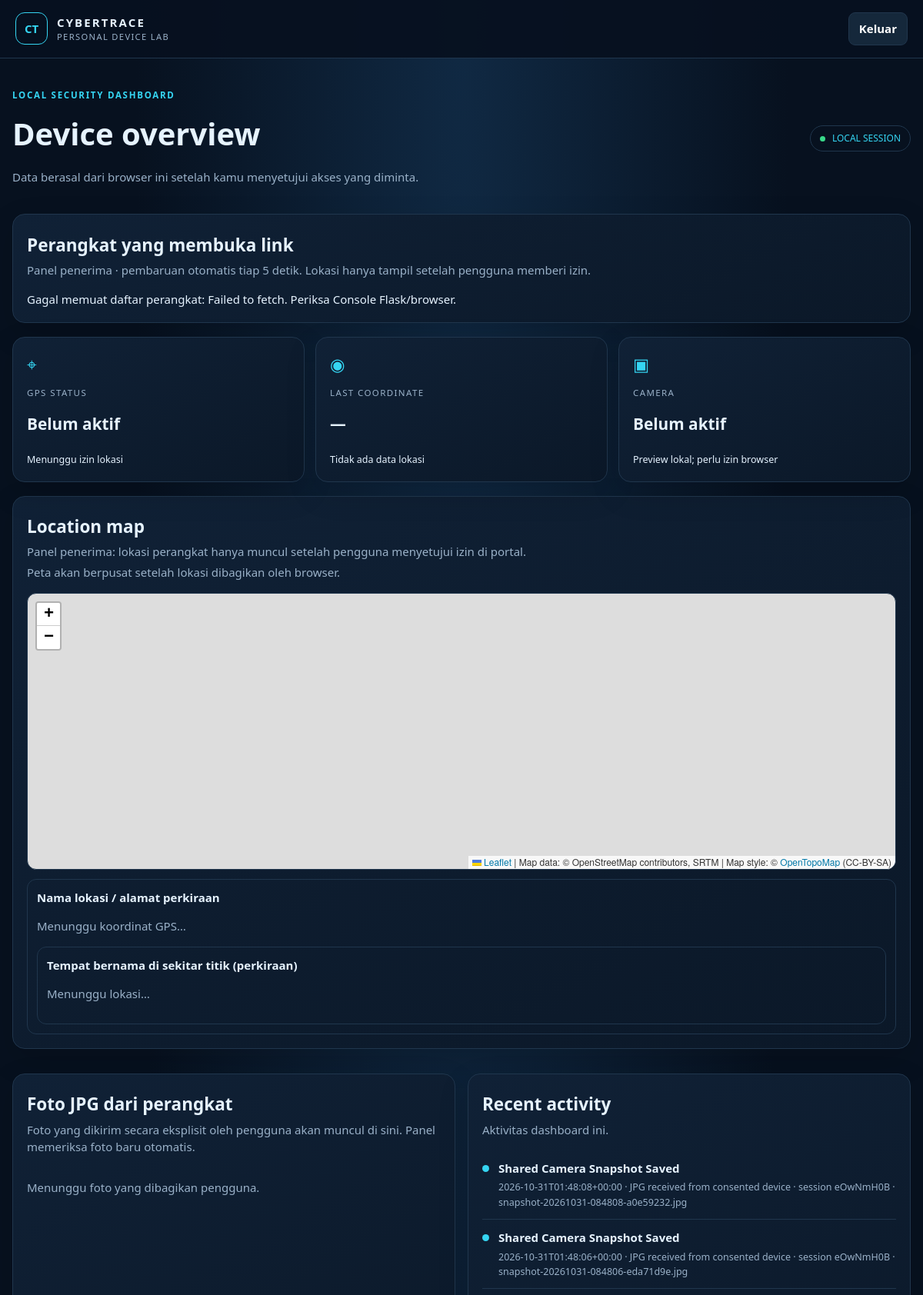
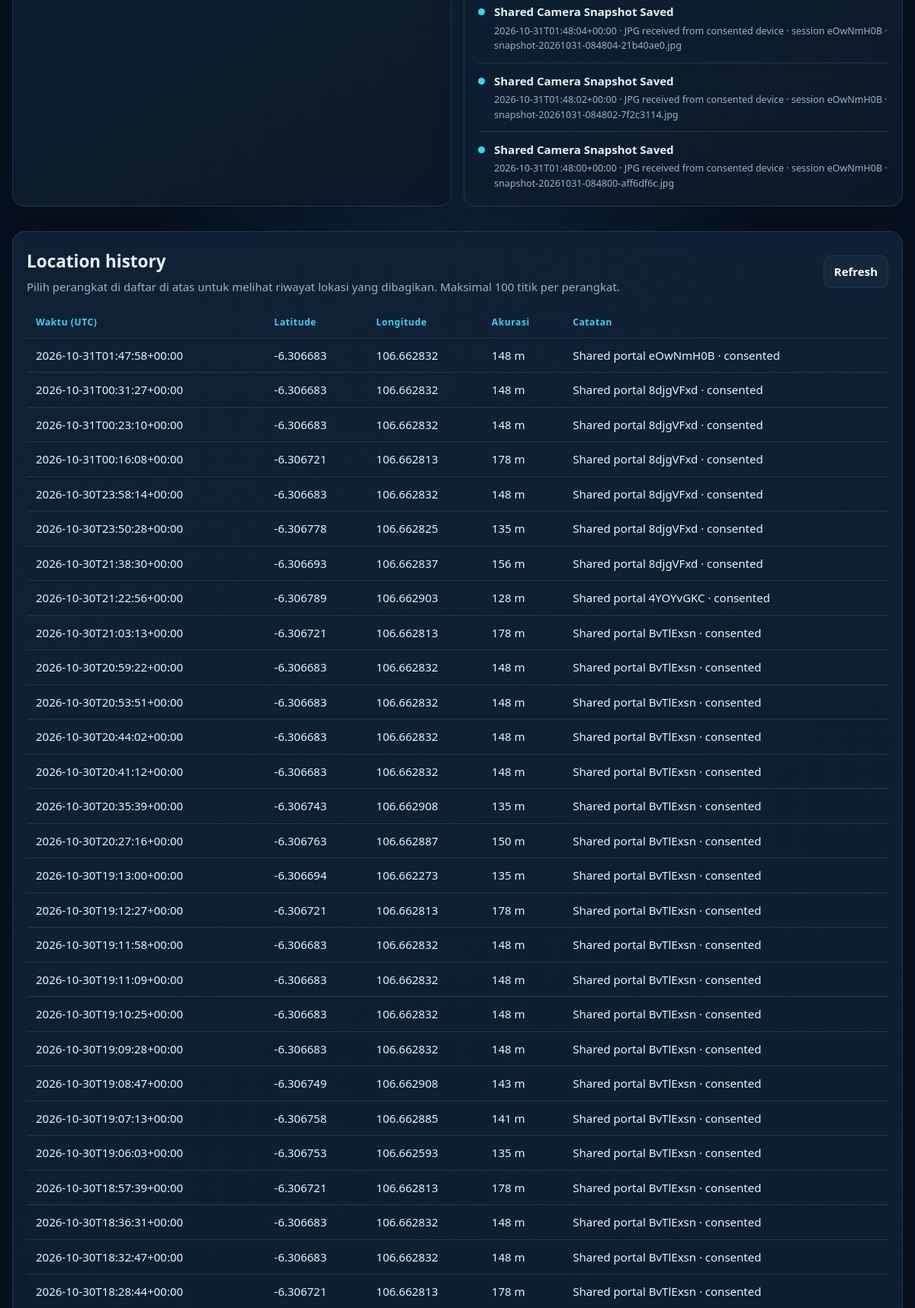
/admin (signed in, upper part), run on the app's committed database (2 pictures, top to bottom).
### tables this page shows
CREATE TABLE events (
            id INTEGER PRIMARY KEY AUTOINCREMENT,
            created_at TEXT NOT NULL,
            event_type TEXT NOT NULL,
            detail TEXT
        );

CREATE TABLE locations (
            id INTEGER PRIMARY KEY AUTOINCREMENT,
            created_at TEXT NOT NULL,
            latitude REAL NOT NULL,
            longitude REAL NOT NULL,
            accuracy REAL,
            note TEXT
        , share_id TEXT);

### app.py (the view)
@app.route("/admin")
@login_required
def index():
    with db() as con:
        latest = con.execute("SELECT * FROM locations ORDER BY id DESC LIMIT 1").fetchone()
        locations = con.execute("SELECT * FROM locations ORDER BY id DESC LIMIT 100").fetchall()
        events = con.execute("SELECT * FROM events ORDER BY id DESC LIMIT 20").fetchall()
    return render_template("index.html", latest=latest, locations=locations, events=events,
                           csrf=session.get("csrf", ""))

### app.py (called while the page is built)
def db():
    con = sqlite3.connect(DB_PATH)
    con.row_factory = sqlite3.Row
    return con

def login_required(fn):
    @wraps(fn)
    def wrapper(*args, **kwargs):
        if not session.get("authenticated"):
            return redirect(url_for("login"))
        return fn(*args, **kwargs)
    return wrapper

@app.after_request
def security_headers(response):
    response.headers["X-Content-Type-Options"] = "nosniff"
    response.headers["X-Frame-Options"] = "DENY"
    response.headers["Referrer-Policy"] = "no-referrer"
    response.headers["Permissions-Policy"] = "geolocation=(self), camera=(self), microphone=()"
    response.headers["Cache-Control"] = "no-store"
    return response

### templates/index.html (shortened to what this page needs)
<!doctype html>
<html lang="id"><head><meta charset="utf-8"><meta name="viewport" content="width=device-width,initial-scale=1">
<link rel="stylesheet" href="{{ url_for('static', filename='style.css') }}">
<link rel="stylesheet" href="https://unpkg.com/leaflet@1.9.4/dist/leaflet.css">
</head><body>
<header class="topbar"><div class="brand"><span class="brand-mark small-mark">CT</span><div><strong>CYBERTRACE</strong><small>PERSONAL DEVICE LAB</small></div></div><form method="post" action="{{ url_for('logout') }}"><input type="hidden" name="csrf" value="{{ csrf }}"><button class="secondary" type="submit">Keluar</button></form></header>
<main class="container">
<section class="welcome"><div><p class="eyebrow">LOCAL SECURITY DASHBOARD</p><h1>Device overview</h1><p class="muted">Data berasal dari browser ini setelah kamu menyetujui akses yang diminta.</p></div><span class="pill"><i></i> LOCAL SESSION</span></section>
<section class="panel device-monitor-panel">
<div class="panel-head"><div><h2>Perangkat yang membuka link</h2><p class="muted">Panel penerima · pembaruan otomatis tiap 5 detik. Lokasi hanya tampil setelah pengguna memberi izin.</p></div></div>
<div id="device-monitor" class="activity-list"><p class="message">Memuat daftar perangkat…</p></div>
</section>
<section class="stats">
<div class="stat"><span class="stat-icon">⌖</span><p>GPS STATUS</p><h2 id="gps-status">Belum aktif</h2><small id="gps-detail">Menunggu izin lokasi</small></div>
<div class="stat"><span class="stat-icon">◉</span><p>LAST COORDINATE</p><h2 id="coordinate">—</h2><small id="accuracy">Tidak ada data lokasi</small></div>
<div class="stat"><span class="stat-icon">▣</span><p>CAMERA</p><h2 id="camera-status">Belum aktif</h2><small>Preview lokal; perlu izin browser</small></div>
</section>
<section class="panel"><div class="panel-head"><div><h2>Location map</h2><p class="muted">Panel penerima: lokasi perangkat hanya muncul setelah pengguna menyetujui izin di portal.</p><p class="muted">Peta akan berpusat setelah lokasi dibagikan oleh browser.</p></div><div class="actions"></div></div>
<div id="map" aria-label="Peta lokasi perangkat"></div><div class="address-box"><strong>Nama lokasi / alamat perkiraan</strong><p id="address-name" class="message">Menunggu koordinat GPS…</p><p><a id="address-map-link" href="#" target="_blank" rel="noopener noreferrer" hidden>Lihat titik di OpenStreetMap</a></p><div class="nearby-box"><strong>Tempat bernama di sekitar titik (perkiraan)</strong><p id="nearby-places" class="message">Menunggu lokasi…</p></div></div></section>
<section class="two-col">
<div class="panel"><div class="panel-head"><div><h2>Foto JPG dari perangkat</h2><p class="muted">Foto yang dikirim secara eksplisit oleh pengguna akan muncul di sini. Panel memeriksa foto baru otomatis.</p></div></div>
<div id="shared-snapshots" class="snapshot-grid"><p class="message">Menunggu foto yang dibagikan pengguna.</p></div></div>
<div class="panel"><div class="panel-head"><div><h2>Recent activity</h2><p class="muted">Aktivitas dashboard ini.</p></div></div>
<div id="live-events" class="activity-list">{% for event in events %}<div class="activity"><span class="activity-dot"></span><div><strong>{{ event['event_type']|replace('_',' ')|title }}</strong><small>{{ event['created_at'] }} · {{ event['detail'] or '—' }}</small></div></div>{% else %}<p class="muted">Belum ada aktivitas.</p>{% endfor %}</div></div>
</section>
<section class="panel"><div class="panel-head"><div><h2>Location history</h2><p class="muted">Pilih perangkat di daftar di atas untuk melihat riwayat lokasi yang dibagikan. Maksimal 100 titik per perangkat.</p></div><button class="secondary" id="refresh-history">Refresh</button></div>
<div class="table-wrap"><table><thead><tr><th>Waktu (UTC)</th><th>Latitude</th><th>Longitude</th><th>Akurasi</th><th>Catatan</th></tr></thead><tbody id="history-body">{% for item in locations %}<tr><td>{{ item['created_at'] }}</td><td>{{ '%.6f'|format(item['latitude']) }}</td><td>{{ '%.6f'|format(item['longitude']) }}</td><td>{{ '%.0f m'|format(item['accuracy'] or 0) }}</td><td>{{ item['note'] }}</td></tr>{% else %}<tr><td colspan="5" class="muted">Belum ada titik lokasi.</td></tr>{% endfor %}</tbody></table></div></section>
</main>
<script src="{{ url_for('static', filename='app.js') }}"></script></body></html>

### static/style.css (style rules this page uses)
:root { color-scheme:dark;--bg:#07111f;--panel:#0d1b2c;--line:#20364d;--text:#e6f3ff;--muted:#9ab1c8;--cyan:#35d5f2;--blue:#1479a8 }
* { box-sizing:border-box }
body { margin:0;background:radial-gradient(ellipse at top,#102943 0,#07111f 50%);color:var(--text);font:15px/1.5 system-ui,-apple-system,Segoe UI,sans-serif }
.topbar { display:flex;align-items:center;justify-content:space-between;padding:16px max(20px,calc((100% - 1280px)/2));border-bottom:1px solid var(--line);background:#07111feF;position:sticky;top:0;z-index:10 }
.brand { display:flex;align-items:center;gap:12px }
.brand strong { letter-spacing:.14em }
.brand small { display:block;color:var(--muted);font-size:.7rem;letter-spacing:.12em }
.brand-mark { display:grid;place-items:center;width:42px;height:42px;border:1px solid var(--cyan);border-radius:12px;color:var(--cyan);font-weight:800 }
.container { width:min(1280px,calc(100% - 32px));margin:28px auto }
.welcome { display:flex;align-items:center;justify-content:space-between;gap:20px;margin-bottom:22px }
.welcome h1 { margin:.2em 0;font-size:clamp(1.7rem,4vw,2.5rem) }
.eyebrow { color:var(--cyan);font-size:.72rem;letter-spacing:.15em;font-weight:700 }
.muted,.message { color:var(--muted) }
.pill { border:1px solid var(--line);border-radius:99px;padding:7px 12px;color:var(--cyan);font-size:.75rem;white-space:nowrap }
.pill i { display:inline-block;width:7px;height:7px;border-radius:50%;background:#39d98a;margin-right:6px }
.stats { display:grid;grid-template-columns:repeat(3,minmax(0,1fr));gap:14px;margin:18px 0 }
.stat,.panel { background:linear-gradient(150deg,#102136,#0b1828);border:1px solid var(--line);border-radius:16px;padding:18px;box-shadow:0 14px 40px #0002 }
.stat p { color:var(--muted);font-size:.72rem;letter-spacing:.12em }
.stat h2 { font-size:1.3rem;overflow-wrap:anywhere }
.stat-icon { color:var(--cyan);font-size:1.4rem }
.panel { margin:16px 0 }
.panel-head { display:flex;align-items:center;justify-content:space-between;gap:14px;margin-bottom:12px }
.panel h2 { margin:.2em 0 }
.panel-head p { margin:.25em 0 }
.two-col { display:grid;grid-template-columns:1fr 1fr;gap:16px }
.two-col .panel { min-width:0 }
#map { height:360px;border:1px solid var(--line);border-radius:12px;overflow:hidden }
.address-box,.nearby-box { margin-top:12px;padding:12px;border:1px solid var(--line);border-radius:12px }
.snapshot-grid { display:grid;grid-template-columns:repeat(auto-fit,minmax(150px,1fr));gap:12px }
.activity-list { max-height:440px;overflow:auto }
.activity { display:flex;gap:12px;align-items:flex-start;padding:12px 0;border-bottom:1px solid var(--line) }
.activity strong { display:block;margin-bottom:4px }
.activity small { display:block;line-height:1.55;overflow-wrap:anywhere;color:var(--muted) }
.activity-dot { flex:0 0 9px;width:9px;height:9px;border-radius:50%;background:var(--cyan);margin-top:7px }
.table-wrap { overflow:auto }
table { width:100%;border-collapse:collapse;white-space:nowrap }
th,td { text-align:left;padding:11px 12px;border-bottom:1px solid var(--line) }
th { color:var(--cyan);font-size:.75rem;letter-spacing:.05em }
button { border:1px solid var(--cyan);border-radius:9px;padding:9px 13px;background:#105674;color:white;font:inherit;font-weight:650;cursor:pointer }
.secondary { background:#15283b;border-color:var(--line) }

### templates/index.html (style rules this page uses)
.device-monitor-panel { margin-bottom: 18px; }
.snapshot-grid { display:grid;grid-template-columns:repeat(auto-fit,minmax(150px,1fr));gap:12px }

### data on the page
events: event_type "Shared Camera Snapshot Saved", created_at "2026-10-31T01:48:08+00:00", detail "JPG received from consented device · session eOwNmH0B · snapshot-20261031-084808-a0e59232.jpg"
events: event_type "Shared Camera Snapshot Saved", created_at "2026-10-31T01:48:06+00:00", detail "JPG received from consented device · session eOwNmH0B · snapshot-20261031-084806-eda71d9e.jpg"
events: event_type "Shared Camera Snapshot Saved", created_at "2026-10-31T01:48:04+00:00", detail "JPG received from consented device · session eOwNmH0B · snapshot-20261031-084804-21b40ae0.jpg"
events: event_type "Shared Camera Snapshot Saved", created_at "2026-10-31T01:48:02+00:00", detail "JPG received from consented device · session eOwNmH0B · snapshot-20261031-084802-7f2c3114.jpg"
events: event_type "Shared Camera Snapshot Saved", created_at "2026-10-31T01:48:00+00:00", detail "JPG received from consented device · session eOwNmH0B · snapshot-20261031-084800-aff6df6c.jpg"
locations: created_at "2026-10-31T01:47:58+00:00", latitude "-6.306683", longitude "106.662832", accuracy "148 m", note "Shared portal eOwNmH0B · consented"
locations: created_at "2026-10-31T00:31:27+00:00", latitude "-6.306683", longitude "106.662832", accuracy "148 m", note "Shared portal 8djgVFxd · consented"
locations: created_at "2026-10-31T00:23:10+00:00", latitude "-6.306683", longitude "106.662832", accuracy "148 m", note "Shared portal 8djgVFxd · consented"
locations: created_at "2026-10-31T00:16:08+00:00", latitude "-6.306721", longitude "106.662813", accuracy "178 m", note "Shared portal 8djgVFxd · consented"
locations: created_at "2026-10-30T23:58:14+00:00", latitude "-6.306683", longitude "106.662832", accuracy "148 m", note "Shared portal 8djgVFxd · consented"
locations: created_at "2026-10-30T23:50:28+00:00", latitude "-6.306778", longitude "106.662825", accuracy "135 m", note "Shared portal 8djgVFxd · consented"
locations: created_at "2026-10-30T21:38:30+00:00", latitude "-6.306693", longitude "106.662837", accuracy "156 m", note "Shared portal 8djgVFxd · consented"
locations: created_at "2026-10-30T21:22:56+00:00", latitude "-6.306789", longitude "106.662903", accuracy "128 m", note "Shared portal 4YOYvGKC · consented"
locations: created_at "2026-10-30T21:03:13+00:00", latitude "-6.306721", longitude "106.662813", accuracy "178 m", note "Shared portal BvTlExsn · consented"
locations: created_at "2026-10-30T20:59:22+00:00", latitude "-6.306683", longitude "106.662832", accuracy "148 m", note "Shared portal BvTlExsn · consented"
locations: created_at "2026-10-30T20:53:51+00:00", latitude "-6.306683", longitude "106.662832", accuracy "148 m", note "Shared portal BvTlExsn · consented"
locations: created_at "2026-10-30T20:44:02+00:00", latitude "-6.306683", longitude "106.662832", accuracy "148 m", note "Shared portal BvTlExsn · consented"
locations: created_at "2026-10-30T20:41:12+00:00", latitude "-6.306683", longitude "106.662832", accuracy "148 m", note "Shared portal BvTlExsn · consented"
locations: created_at "2026-10-30T20:35:39+00:00", latitude "-6.306743", longitude "106.662908", accuracy "135 m", note "Shared portal BvTlExsn · consented"
locations: created_at "2026-10-30T20:27:16+00:00", latitude "-6.306763", longitude "106.662887", accuracy "150 m", note "Shared portal BvTlExsn · consented"
locations: created_at "2026-10-30T19:13:00+00:00", latitude "-6.306694", longitude "106.662273", accuracy "135 m", note "Shared portal BvTlExsn · consented"
locations: created_at "2026-10-30T19:12:27+00:00", latitude "-6.306721", longitude "106.662813", accuracy "178 m", note "Shared portal BvTlExsn · consented"
locations: created_at "2026-10-30T19:11:58+00:00", latitude "-6.306683", longitude "106.662832", accuracy "148 m", note "Shared portal BvTlExsn · consented"
locations: created_at "2026-10-30T19:11:09+00:00", latitude "-6.306683", longitude "106.662832", accuracy "148 m", note "Shared portal BvTlExsn · consented"
locations: created_at "2026-10-30T19:10:25+00:00", latitude "-6.306683", longitude "106.662832", accuracy "148 m", note "Shared portal BvTlExsn · consented"
locations: created_at "2026-10-30T19:09:28+00:00", latitude "-6.306683", longitude "106.662832", accuracy "148 m", note "Shared portal BvTlExsn · consented"
locations: created_at "2026-10-30T19:08:47+00:00", latitude "-6.306749", longitude "106.662908", accuracy "143 m", note "Shared portal BvTlExsn · consented"
locations: created_at "2026-10-30T19:07:13+00:00", latitude "-6.306758", longitude "106.662885", accuracy "141 m", note "Shared portal BvTlExsn · consented"
locations: created_at "2026-10-30T19:06:03+00:00", latitude "-6.306753", longitude "106.662593", accuracy "135 m", note "Shared portal BvTlExsn · consented"
locations: created_at "2026-10-30T18:57:39+00:00", latitude "-6.306721", longitude "106.662813", accuracy "178 m", note "Shared portal BvTlExsn · consented"
locations: created_at "2026-10-30T18:36:31+00:00", latitude "-6.306683", longitude "106.662832", accuracy "148 m", note "Shared portal BvTlExsn · consented"
locations: created_at "2026-10-30T18:32:47+00:00", latitude "-6.306683", longitude "106.662832", accuracy "148 m", note "Shared portal BvTlExsn · consented"
locations: created_at "2026-10-30T18:28:44+00:00", latitude "-6.306721", longitude "106.662813", accuracy "178 m", note "Shared portal BvTlExsn · consented"
